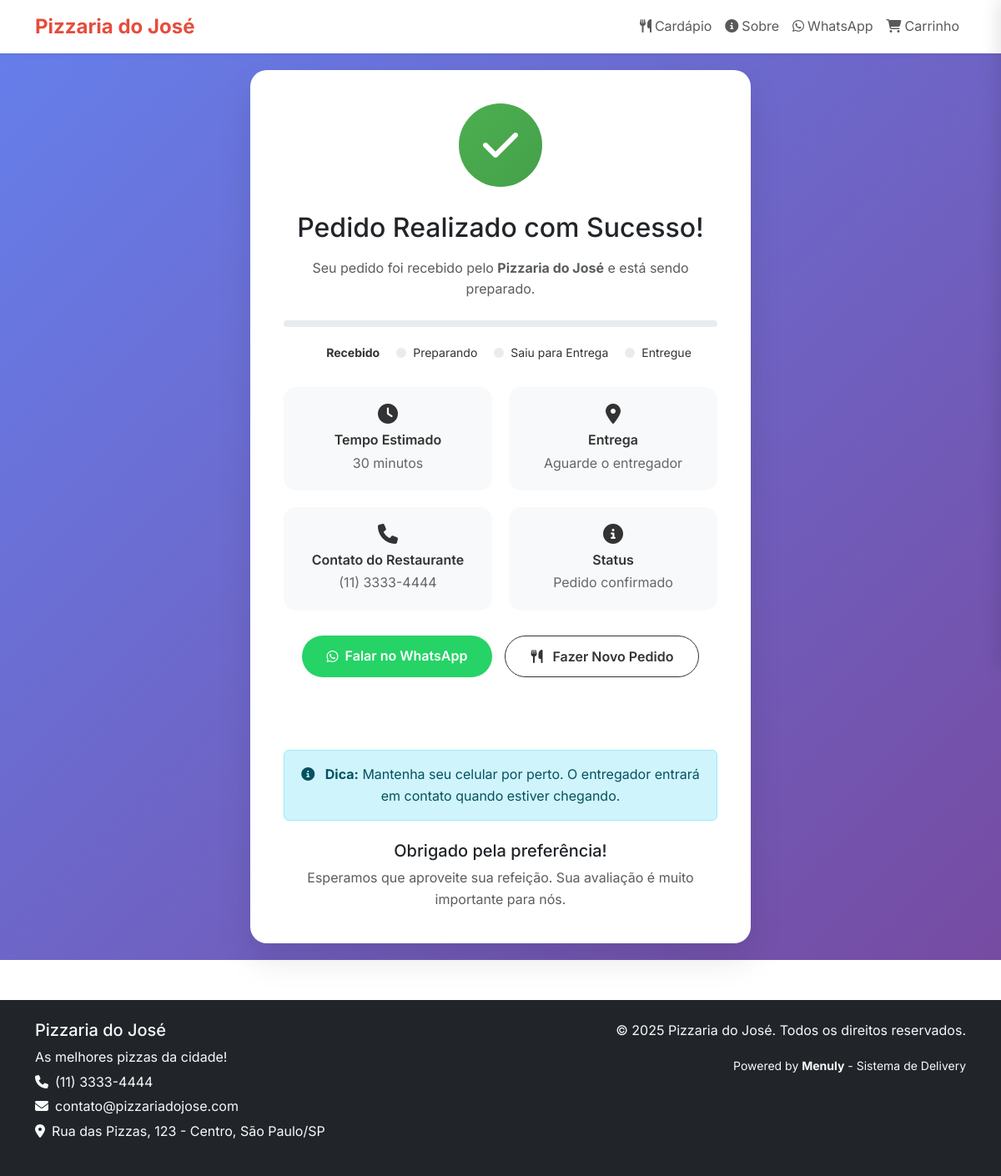
The page /pizzaria-do-jose/pedido-recebido/ on the database as committed earlier.
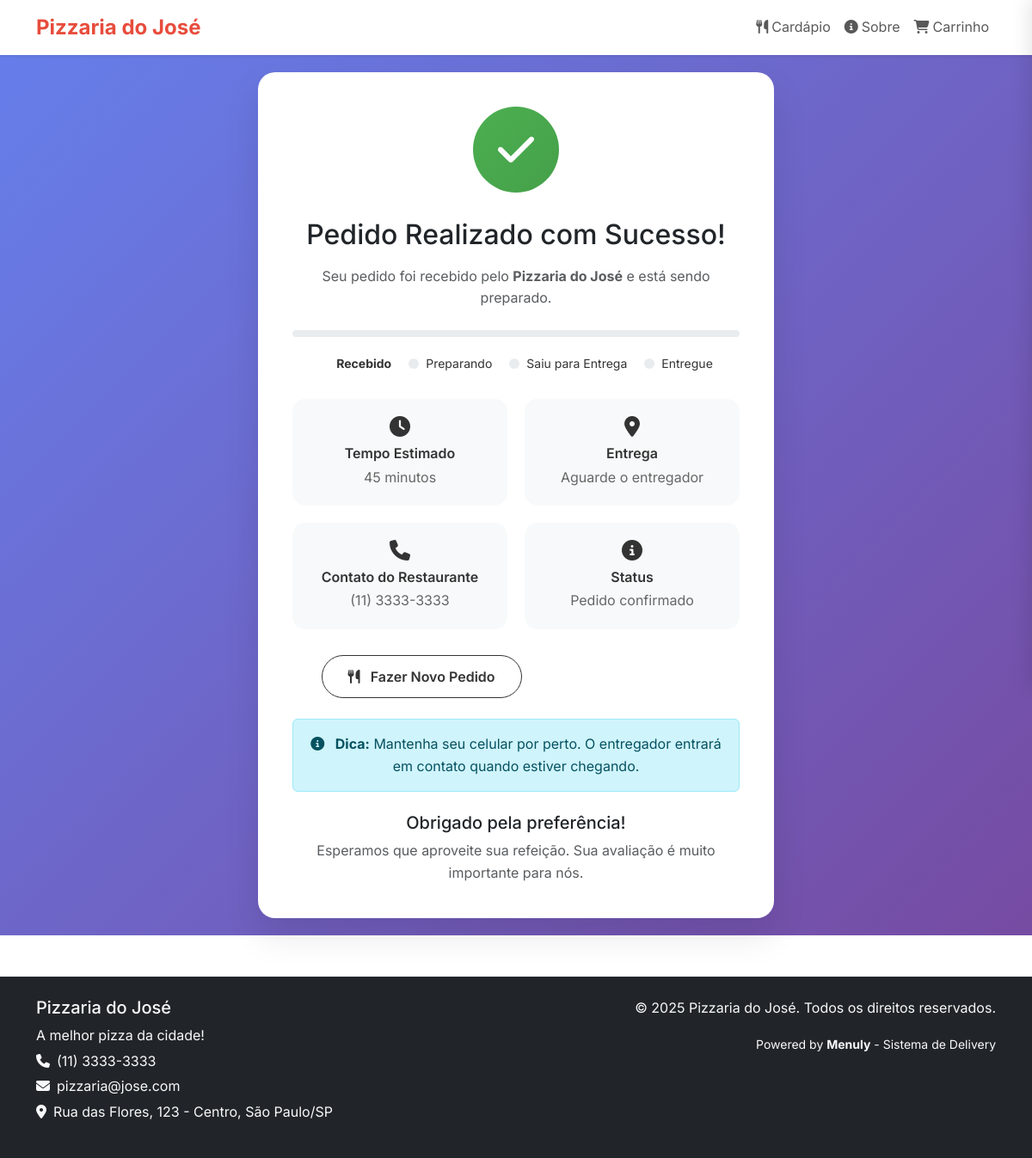
The same page on the database as committed later.
### apps/restaurantes/models.py (models this page shows, shortened)
class Restaurante(models.Model):
    lojista = models.ForeignKey(Lojista, on_delete=models.CASCADE, related_name='restaurantes', verbose_name='Lojista')
    administradores = models.ManyToManyField(
        settings.AUTH_USER_MODEL,
        through='RestauranteAdministrador',
        through_fields=('restaurante', 'usuario'),  # Especifica quais campos usar
        related_name='restaurantes_gerenciados',
        blank=True,
        verbose_name='Administradores'
    )
    nome = models.CharField(max_length=200, verbose_name='Nome do Restaurante')
    slug = models.SlugField(max_length=200, unique=True, verbose_name='URL Personalizada')
    cnpj = models.CharField(max_length=18, blank=True, verbose_name='CNPJ')
    email = models.EmailField(verbose_name='Email')
    telefone = models.CharField(max_length=20, verbose_name='Telefone')
    whatsapp = models.CharField(max_length=20, blank=True, verbose_name='WhatsApp')
    endereco_rua = models.CharField(max_length=200, verbose_name='Rua')
    endereco_numero = models.CharField(max_length=20, verbose_name='Número')
    endereco_complemento = models.CharField(max_length=100, blank=True, verbose_name='Complemento')
    endereco_bairro = models.CharField(max_length=100, verbose_name='Bairro')
    endereco_cidade = models.CharField(max_length=100, verbose_name='Cidade')
    endereco_estado = models.CharField(max_length=2, verbose_name='Estado')
    endereco_cep = models.CharField(max_length=9, verbose_name='CEP')
    cor_primaria = models.CharField(max_length=7, default='#667eea', verbose_name='Cor Primária')
    cor_secundaria = models.CharField(max_length=7, default='#764ba2', verbose_name='Cor Secundária')
    cor_fundo = models.CharField(max_length=7, default='#ffffff', verbose_name='Cor de Fundo')
    cor_texto = models.CharField(max_length=7, default='#333333', verbose_name='Cor do Texto')
    cor_botoes = models.CharField(max_length=7, default='#28a745', verbose_name='Cor dos Botões')
    logo = models.ImageField(upload_to='restaurantes/logos/', blank=True, verbose_name='Logo')
    logo_thumbnail = ImageSpecField(source='logo', processors=[ResizeToFill(200, 200)], format='PNG')
    banner = models.ImageField(upload_to='restaurantes/banners/', blank=True, verbose_name='Banner Principal')
    banner_small = ImageSpecField(source='banner', processors=[ResizeToFill(800, 400)], format='JPEG')
    favicon = models.ImageField(upload_to='restaurantes/favicons/', blank=True, verbose_name='Favicon')
    slogan = models.CharField(max_length=200, blank=True, verbose_name='Slogan')
    mensagem_boas_vindas = models.TextField(blank=True, verbose_name='Mensagem de Boas-vindas')
    sobre_nos = models.TextField(blank=True, verbose_name='Sobre Nós')
    taxa_entrega = models.DecimalField(max_digits=6, decimal_places=2, default=0, verbose_name='Taxa de Entrega')
    tempo_estimado_entrega = models.IntegerField(default=30, verbose_name='Tempo Estimado (min)')
    raio_entrega_km = models.DecimalField(max_digits=5, decimal_places=2, default=5, verbose_name='Raio de Entrega (km)')
    aceita_pedidos = models.BooleanField(default=True, verbose_name='Aceita Pedidos')
    pedido_minimo = models.DecimalField(max_digits=8, decimal_places=2, default=0, verbose_name='Pedido Mínimo')
    funciona_segunda = models.BooleanField(default=True, verbose_name='Funciona Segunda')
    horario_segunda_abertura = models.TimeField(null=True, blank=True, verbose_name='Abertura Segunda')
    horario_segunda_fechamento = models.TimeField(null=True, blank=True, verbose_name='Fechamento Segunda')
    funciona_terca = models.BooleanField(default=True, verbose_name='Funciona Terça')
    horario_terca_abertura = models.TimeField(null=True, blank=True, verbose_name='Abertura Terça')
    horario_terca_fechamento = models.TimeField(null=True, blank=True, verbose_name='Fechamento Terça')
    funciona_quarta = models.BooleanField(default=True, verbose_name='Funciona Quarta')
    horario_quarta_abertura = models.TimeField(null=True, blank=True, verbose_name='Abertura Quarta')
    horario_quarta_fechamento = models.TimeField(null=True, blank=True, verbose_name='Fechamento Quarta')
    funciona_quinta = models.BooleanField(default=True, verbose_name='Funciona Quinta')
    horario_quinta_abertura = models.TimeField(null=True, blank=True, verbose_name='Abertura Quinta')
    horario_quinta_fechamento = models.TimeField(null=True, blank=True, verbose_name='Fechamento Quinta')
    funciona_sexta = models.BooleanField(default=True, verbose_name='Funciona Sexta')
    horario_sexta_abertura = models.TimeField(null=True, blank=True, verbose_name='Abertura Sexta')
    horario_sexta_fechamento = models.TimeField(null=True, blank=True, verbose_name='Fechamento Sexta')
    funciona_sabado = models.BooleanField(default=True, verbose_name='Funciona Sábado')
    horario_sabado_abertura = models.TimeField(null=True, blank=True, verbose_name='Abertura Sábado')
    horario_sabado_fechamento = models.TimeField(null=True, blank=True, verbose_name='Fechamento Sábado')
    funciona_domingo = models.BooleanField(default=False, verbose_name='Funciona Domingo')
    horario_domingo_abertura = models.TimeField(null=True, blank=True, verbose_name='Abertura Domingo')
    horario_domingo_fechamento = models.TimeField(null=True, blank=True, verbose_name='Fechamento Domingo')
    ativo = models.BooleanField(default=True, verbose_name='Ativo')
    aprovado = models.BooleanField(default=False, verbose_name='Aprovado')
    destaque = models.BooleanField(default=False, verbose_name='Em Destaque')
    criado_em = models.DateTimeField(auto_now_add=True, verbose_name='Criado em')
    atualizado_em = models.DateTimeField(auto_now=True, verbose_name='Atualizado em')
    class Meta:
        verbose_name = 'Restaurante'
        verbose_name_plural = 'Restaurantes'
        ordering = ['nome']
    def get_absolute_url(self):
        return f"/{self.slug}/"
    @property
    def endereco_completo(self):
        endereco = f"{self.endereco_rua}, {self.endereco_numero}"
        if self.endereco_complemento:
            endereco += f", {self.endereco_complemento}"
        endereco += f" - {self.endereco_bairro}, {self.endereco_cidade}/{self.endereco_estado}"
        return endereco

### apps/restaurantes/views.py (the view)
# urls.py: path('pedido-recebido/', views.pedido_recebido, name='pedido_recebido'),
def pedido_recebido(request, slug=None):
    restaurante = request.restaurante_atual
    if not restaurante:
        return redirect('core:lista_restaurantes')
    numero_pedido = request.session.get('ultimo_pedido_numero')
    context = {
        'restaurante': restaurante,
        'numero_pedido': numero_pedido,
        'page_title': f"Pedido Recebido - {restaurante.nome}",
        'meta_description': f"Seu pedido foi recebido pelo {restaurante.nome}",
    }
    return render(request, 'restaurante/pedido_recebido.html', context)

### apps/core/context_processors.py (called while the page is built)
def get_default_theme_vars():
    return {
        '--cor-primaria': '#007bff',
        '--cor-secundaria': '#6c757d',
        '--cor-fundo': '#ffffff',
        '--cor-texto': '#212529',
        '--cor-botao': '#28a745',
        '--fonte-primaria': 'Roboto, sans-serif',
        '--fonte-secundaria': 'Open Sans, sans-serif',
        '--tamanho-fonte-base': '16px',
        '--largura-maxima': '1200px',
        '--espacamento-geral': '15px',
        '--border-radius': '8px',
    }

### apps/core/models.py (called while the page is built)
    def get_css_variables(self):
        return {
            '--cor-primaria': self.cor_primaria,
            '--cor-secundaria': self.cor_secundaria,
            '--cor-fundo': self.cor_fundo,
            '--cor-texto': self.cor_texto,
            '--cor-botao': self.cor_botao,
            '--fonte-primaria': self.fonte_primaria,
            '--fonte-secundaria': self.fonte_secundaria,
            '--tamanho-fonte-base': f'{self.tamanho_fonte_base}px',
            '--largura-maxima': f'{self.largura_maxima}px',
            '--espacamento-geral': f'{self.espacamento_geral}px',
            '--border-radius': f'{self.border_radius}px',
        }

### templates/restaurante/pedido_recebido.html (shortened to what this page needs)
{% extends 'base.html' %}
{% load static %}
{% block content %}
<div class="confirmation-container">
    <div class="container">
        <div class="confirmation-card">
            <div class="success-icon">
                <i class="fas fa-check"></i>
            </div>
            <h1 class="h2 text-dark mb-3">Pedido Realizado com Sucesso!</h1>
            <p class="text-muted mb-4">
                Seu pedido foi recebido pelo <strong>{{ restaurante.nome }}</strong> e está sendo preparado.
            </p>
            <div class="progress-bar">
                <div class="progress-fill"></div>
            </div>
            <div class="status-indicator">
                <div class="status-step active">
                    <div class="status-dot"></div>
                    <span>Recebido</span>
                </div>
                <div class="status-step">
                    <div class="status-dot"></div>
                    <span>Preparando</span>
                </div>
                <div class="status-step">
                    <div class="status-dot"></div>
                    <span>Saiu para Entrega</span>
                </div>
                <div class="status-step">
                    <div class="status-dot"></div>
                    <span>Entregue</span>
                </div>
            </div>
            <div class="info-grid">
                <div class="info-item">
                    <i class="fas fa-clock"></i>
                    <h6>Tempo Estimado</h6>
                    <p>{{ restaurante.tempo_estimado_entrega }} minutos</p>
                </div>
                <div class="info-item">
                    <i class="fas fa-map-marker-alt"></i>
                    <h6>Entrega</h6>
                    <p>Aguarde o entregador</p>
                </div>
                {% if restaurante.telefone %}
                <div class="info-item">
                    <i class="fas fa-phone"></i>
                    <h6>Contato do Restaurante</h6>
                    <p>{{ restaurante.telefone }}</p>
                </div>
                {% endif %}
                <div class="info-item">
                    <i class="fas fa-info-circle"></i>
                    <h6>Status</h6>
                    <p>Pedido confirmado</p>
                </div>
            </div>
            <div class="action-buttons">
                {% if restaurante.whatsapp %}
                <a href="https://wa.me/{{ restaurante.whatsapp|cut:' '|cut:'('|cut:')'|cut:'-' }}?text=Olá! Gostaria de acompanhar meu pedido #{{ numero_pedido }}"
                   target="_blank"
                   class="whatsapp-btn">
                    <i class="fab fa-whatsapp me-2"></i>
                    Falar no WhatsApp
                </a>
                {% endif %}
                <a href="{{ restaurante.get_absolute_url }}" class="btn btn-outline-primary">
                    <i class="fas fa-utensils me-2"></i>
                    Fazer Novo Pedido
                </a>
                <a href="{% url 'core:home' %}" class="btn btn-primary">
                    <i class="fas fa-home me-2"></i>
                </a>
            </div>
            <div class="mt-4">
                <div class="alert alert-info">
                    <i class="fas fa-info-circle me-2"></i>
                    <strong>Dica:</strong> Mantenha seu celular por perto. O entregador entrará em contato quando estiver chegando.
                </div>
            </div>
            <div class="mt-4">
                <h5 class="text-dark">Obrigado pela preferência!</h5>
                <p class="text-muted mb-0">
                    Esperamos que aproveite sua refeição. Sua avaliação é muito importante para nós.
                </p>
            </div>
        </div>
    </div>
</div>
{% endblock %}

### templates/base.html (shortened to what this page needs)
<!DOCTYPE html>
<html lang="pt-BR">
<head>
    <link href="https://cdn.jsdelivr.net/npm/bootstrap@5.3.0/dist/css/bootstrap.min.css" rel="stylesheet">
    <link href="https://cdnjs.cloudflare.com/ajax/libs/font-awesome/6.4.0/css/all.min.css" rel="stylesheet">
</head>
<body>
    <nav class="navbar navbar-expand-lg navbar-light bg-white shadow-sm">
        <div class="container">
            <a class="navbar-brand" href="{% if restaurante %}{{ restaurante.get_absolute_url }}{% else %}{% url 'core:home' %}{% endif %}">
                <span style="color: var(--cor-principal);">
                    {% if restaurante %}{{ restaurante.nome }}{% else %}{{ SITE_NAME }}{% endif %}
                </span>
            </a>
            <div class="collapse navbar-collapse" id="navbarNav">
                <ul class="navbar-nav ms-auto">
                    {% if restaurante %}
                        <li class="nav-item">
                            <a class="nav-link" href="{{ restaurante.get_absolute_url }}">
                                <i class="fas fa-utensils me-1"></i>Cardápio
                            </a>
                        </li>
                        <li class="nav-item">
                            <a class="nav-link" href="{% url 'restaurante:sobre' slug=restaurante.slug %}">
                                <i class="fas fa-info-circle me-1"></i>Sobre
                            </a>
                        </li>
                        {% if restaurante.whatsapp %}
                        <li class="nav-item">
                            <a class="nav-link" href="https://wa.me/55{{ restaurante.whatsapp }}" target="_blank">
                                <i class="fab fa-whatsapp me-1"></i>WhatsApp
                            </a>
                        </li>
                        {% endif %}
                        <li class="nav-item">
                            <a class="nav-link position-relative" href="#" id="carrinho-header" onclick="abrirCarrinhoLateral()">
                                <i class="fas fa-shopping-cart me-1"></i>Carrinho
                            </a>
                        </li>
                    {% endif %}
                </ul>
            </div>
        </div>
    </nav>
    <main>
        {% block content %}{% endblock %}
    </main>
    <footer class="bg-dark text-light py-4 mt-5">
        <div class="container">
            <div class="row">
                <div class="col-md-6">
                    <h5>
                        {% if restaurante %}{{ restaurante.nome }}{% else %}{{ SITE_NAME }}{% endif %}
                    </h5>
                    <p class="mb-1">
                        {% if restaurante %}
                            {{ restaurante.slogan|default:"Delivery rápido e comida deliciosa!" }}
                        {% else %}
                            {{ SITE_DESCRIPTION }}
                        {% endif %}
                    </p>
                    {% if restaurante %}
                        <p class="mb-1">
                            <i class="fas fa-phone me-2"></i>{{ restaurante.telefone }}
                        </p>
                        <p class="mb-1">
                            <i class="fas fa-envelope me-2"></i>{{ restaurante.email }}
                        </p>
                        <p>
                            <i class="fas fa-map-marker-alt me-2"></i>{{ restaurante.endereco_completo }}
                        </p>
                    {% endif %}
                </div>
                <div class="col-md-6 text-md-end">
                    <p>&copy; {% now "Y" %}
                        {% if restaurante %}{{ restaurante.nome }}{% else %}{{ SITE_NAME }}{% endif %}.
                        Todos os direitos reservados.
                    </p>
                    <p>
                        <small>Powered by <strong>Menuly</strong> - Sistema de Delivery</small>
                    </p>
                </div>
            </div>
        </div>
    </footer>
    {% load static %}
</body>
</html>

Rows that differ between the two databases and show on the page:
changed Restaurante "Pizzaria do José": tempo_estimado_entrega "30" → "45"; telefone "(11) 3333-4444" → "(11) 3333-3333"; slogan "As melhores pizzas da cidade!" → "A melhor pizza da cidade!"; email "contato@pizzariadojose.com" → "pizzaria@jose.com"; endereco_completo "Rua das Pizzas, 123 - Centro, São Paulo/SP" → "Rua das Flores, 123 - Centro, São Paulo/SP"; whatsapp "11999998888" → empty (drawn)
Other text that changed with them:
text no longer shown: "WhatsApp Falar no WhatsApp"
